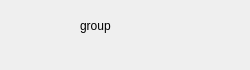
<?xml version="1.0" encoding="UTF-8"?>
<ui version="4.0">
 <class>groupItem</class>
 <widget class="QWidget" name="groupItem">
  <property name="geometry">
   <rect>
    <x>0</x>
    <y>0</y>
    <width>250</width>
    <height>70</height>
   </rect>
  </property>
  <property name="minimumSize">
   <size>
    <width>250</width>
    <height>70</height>
   </size>
  </property>
  <property name="maximumSize">
   <size>
    <width>250</width>
    <height>70</height>
   </size>
  </property>
  <property name="windowTitle">
   <string>Form</string>
  </property>
  <widget class="QPushButton" name="pb_icon">
   <property name="geometry">
    <rect>
     <x>10</x>
     <y>10</y>
     <width>51</width>
     <height>51</height>
    </rect>
   </property>
   <property name="text">
    <string/>
   </property>
   <property name="icon">
    <iconset resource="resource.qrc">
     <normaloff>:/src/resource/images/logo_real.png</normaloff>:/src/resource/images/logo_real.png</iconset>
   </property>
   <property name="iconSize">
    <size>
     <width>51</width>
     <height>51</height>
    </size>
   </property>
   <property name="flat">
    <bool>true</bool>
   </property>
  </widget>
  <widget class="QLabel" name="lb_name">
   <property name="geometry">
    <rect>
     <x>80</x>
     <y>10</y>
     <width>81</width>
     <height>31</height>
    </rect>
   </property>
   <property name="text">
    <string>group</string>
   </property>
  </widget>
 </widget>
 <resources>
  <include location="resource.qrc"/>
 </resources>
 <connections/>
</ui>
